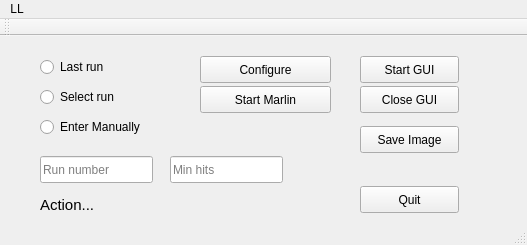
<?xml version="1.0" encoding="UTF-8"?>
<ui version="4.0">
 <class>MainWindow</class>
 <widget class="QMainWindow" name="MainWindow">
  <property name="geometry">
   <rect>
    <x>0</x>
    <y>0</y>
    <width>527</width>
    <height>245</height>
   </rect>
  </property>
  <property name="windowTitle">
   <string>AHCAL GUI Front-End</string>
  </property>
  <widget class="QWidget" name="centralWidget">
   <widget class="QPushButton" name="pushButton">
    <property name="geometry">
     <rect>
      <x>360</x>
      <y>150</y>
      <width>99</width>
      <height>27</height>
     </rect>
    </property>
    <property name="text">
     <string>Quit</string>
    </property>
   </widget>
   <widget class="QRadioButton" name="radioButton">
    <property name="geometry">
     <rect>
      <x>40</x>
      <y>20</y>
      <width>117</width>
      <height>22</height>
     </rect>
    </property>
    <property name="text">
     <string>Last run</string>
    </property>
   </widget>
   <widget class="QRadioButton" name="radioButton_2">
    <property name="geometry">
     <rect>
      <x>40</x>
      <y>50</y>
      <width>117</width>
      <height>22</height>
     </rect>
    </property>
    <property name="text">
     <string>Select run</string>
    </property>
   </widget>
   <widget class="QPushButton" name="pushButton_2">
    <property name="geometry">
     <rect>
      <x>200</x>
      <y>50</y>
      <width>131</width>
      <height>27</height>
     </rect>
    </property>
    <property name="text">
     <string>Start Marlin</string>
    </property>
   </widget>
   <widget class="QPushButton" name="pushButton_3">
    <property name="geometry">
     <rect>
      <x>360</x>
      <y>20</y>
      <width>99</width>
      <height>27</height>
     </rect>
    </property>
    <property name="text">
     <string>Start GUI</string>
    </property>
   </widget>
   <widget class="QPushButton" name="pushButton_4">
    <property name="geometry">
     <rect>
      <x>360</x>
      <y>50</y>
      <width>99</width>
      <height>27</height>
     </rect>
    </property>
    <property name="text">
     <string>Close GUI</string>
    </property>
   </widget>
   <widget class="QRadioButton" name="radioButton_3">
    <property name="geometry">
     <rect>
      <x>40</x>
      <y>80</y>
      <width>141</width>
      <height>22</height>
     </rect>
    </property>
    <property name="text">
     <string>Enter Manually</string>
    </property>
   </widget>
   <widget class="QLineEdit" name="lineEdit">
    <property name="geometry">
     <rect>
      <x>40</x>
      <y>120</y>
      <width>113</width>
      <height>27</height>
     </rect>
    </property>
    <property name="placeholderText">
     <string>Run number</string>
    </property>
   </widget>
   <widget class="QPushButton" name="pushButton_5">
    <property name="geometry">
     <rect>
      <x>200</x>
      <y>20</y>
      <width>131</width>
      <height>27</height>
     </rect>
    </property>
    <property name="text">
     <string>Configure</string>
    </property>
   </widget>
   <widget class="QLabel" name="label">
    <property name="geometry">
     <rect>
      <x>40</x>
      <y>160</y>
      <width>171</width>
      <height>17</height>
     </rect>
    </property>
    <property name="font">
     <font>
      <family>Liberation Sans</family>
      <pointsize>11</pointsize>
     </font>
    </property>
    <property name="text">
     <string>Action...</string>
    </property>
   </widget>
   <widget class="QLineEdit" name="lineEdit_3">
    <property name="geometry">
     <rect>
      <x>170</x>
      <y>120</y>
      <width>113</width>
      <height>27</height>
     </rect>
    </property>
    <property name="placeholderText">
     <string>Min hits</string>
    </property>
   </widget>
   <widget class="QPushButton" name="pushButton_7">
    <property name="geometry">
     <rect>
      <x>360</x>
      <y>90</y>
      <width>99</width>
      <height>27</height>
     </rect>
    </property>
    <property name="text">
     <string>Save Image</string>
    </property>
   </widget>
  </widget>
  <widget class="QToolBar" name="mainToolBar">
   <attribute name="toolBarArea">
    <enum>TopToolBarArea</enum>
   </attribute>
   <attribute name="toolBarBreak">
    <bool>false</bool>
   </attribute>
  </widget>
  <widget class="QStatusBar" name="statusBar"/>
  <widget class="QMenuBar" name="menuBar">
   <property name="geometry">
    <rect>
     <x>0</x>
     <y>0</y>
     <width>527</width>
     <height>25</height>
    </rect>
   </property>
   <widget class="QMenu" name="menuLL">
    <property name="title">
     <string>LL</string>
    </property>
   </widget>
   <addaction name="menuLL"/>
  </widget>
 </widget>
 <layoutdefault spacing="6" margin="11"/>
 <resources/>
 <connections>
  <connection>
   <sender>pushButton</sender>
   <signal>clicked()</signal>
   <receiver>MainWindow</receiver>
   <slot>close()</slot>
   <hints>
    <hint type="sourcelabel">
     <x>689</x>
     <y>345</y>
    </hint>
    <hint type="destinationlabel">
     <x>733</x>
     <y>352</y>
    </hint>
   </hints>
  </connection>
 </connections>
</ui>
